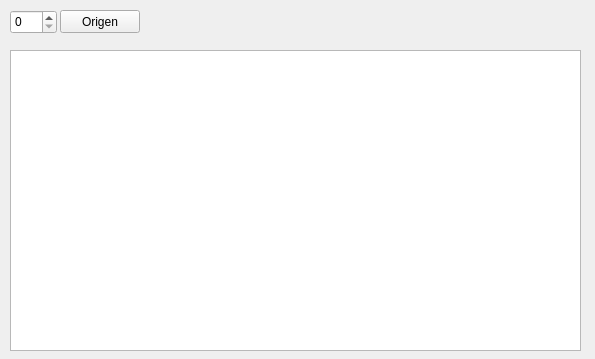
<?xml version="1.0" encoding="UTF-8"?>
<ui version="4.0">
 <class>PrimGraph</class>
 <widget class="QWidget" name="PrimGraph">
  <property name="geometry">
   <rect>
    <x>0</x>
    <y>0</y>
    <width>595</width>
    <height>359</height>
   </rect>
  </property>
  <property name="windowTitle">
   <string>Form</string>
  </property>
  <widget class="QTableWidget" name="tableWidget">
   <property name="geometry">
    <rect>
     <x>10</x>
     <y>50</y>
     <width>571</width>
     <height>301</height>
    </rect>
   </property>
  </widget>
  <widget class="QSpinBox" name="init">
   <property name="geometry">
    <rect>
     <x>10</x>
     <y>10</y>
     <width>47</width>
     <height>24</height>
    </rect>
   </property>
  </widget>
  <widget class="QPushButton" name="origen">
   <property name="geometry">
    <rect>
     <x>60</x>
     <y>10</y>
     <width>80</width>
     <height>23</height>
    </rect>
   </property>
   <property name="text">
    <string>Origen</string>
   </property>
  </widget>
 </widget>
 <resources/>
 <connections/>
</ui>
